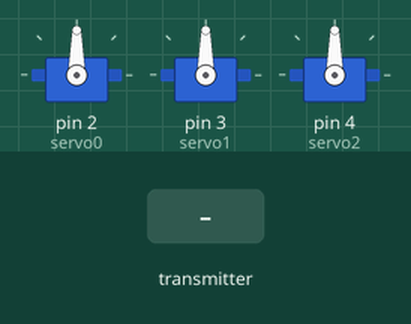
This sketch was run on a simulated Arduino Uno, built with avr-gcc and run on an emulated ATmega328P. On the bench: 3 × servo. The test bench sets the inputs (shaded band). No radio packets arrive unless stated.

Above: at 1.2 s.
1.3 s: the transmitter starts sending data.0 = 256
At 2.4 s:
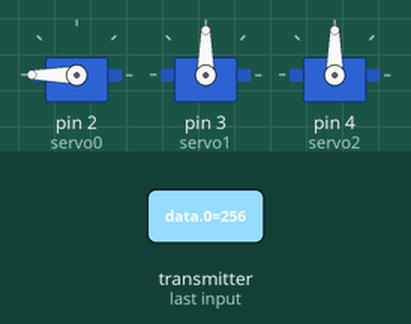
2.8 s: the transmitter starts sending data.1 = 256
At 3.5 s:
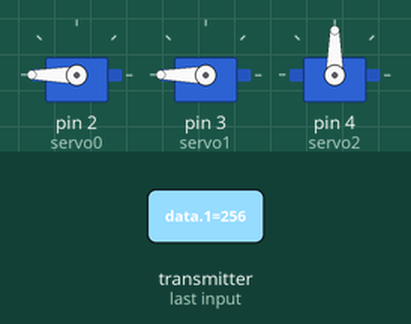
4.3 s: the transmitter starts sending data.2 = 256
At 4.7 s:
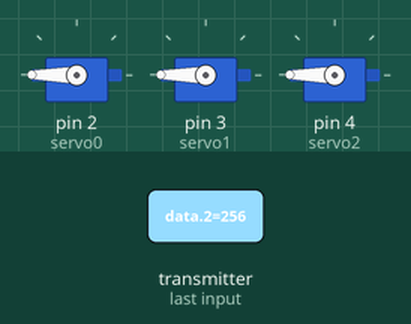
5.8 s: the transmitter starts sending data.0 = 0
At 7.0 s:
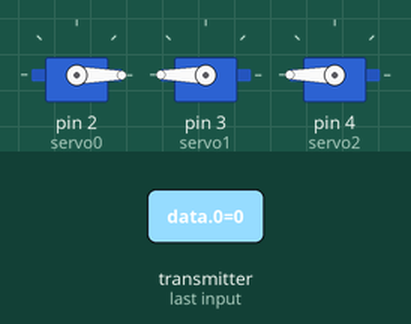
7.3 s: the transmitter starts sending data.1 = 0
At 8.1 s:
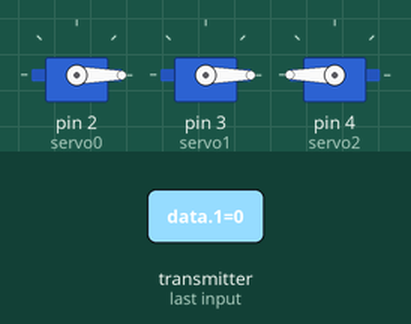
8.8 s: the transmitter starts sending data.2 = 0
At 9.3 s:
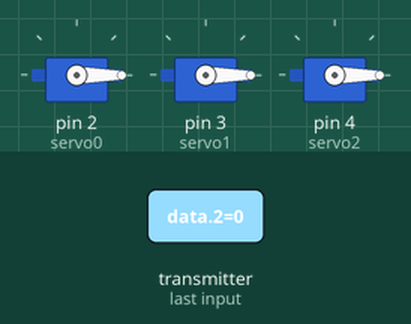
Timing chart, 0 to 11.3 s (numbered marks = the images above; inputs shaded):
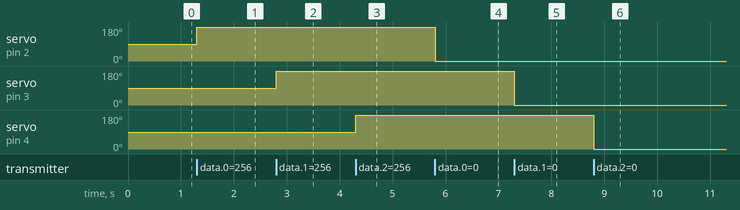

The sketch:

gyro_nrf_rx.ino
```cpp
/* This is the progrsm for the rx
 *  we are using 3 servos as the output
*/

#include <SPI.h>      //SPI library for communicate with the nRF24L01
#include "RF24.h"     //The main library of the nRF24L01
#include "Servo.h"

Servo servo0;
Servo servo1;
Servo servo2;

//Define packet for the direction
int data[3]; //Remember we sent 3 channels so we need to recieve 3 channels as well

//Define object from RF24 library
RF24 radio(8,7); // pins CE, CSN  on the arduino

const uint64_t pipe = 0xE8E8F0F0E1LL; // The addresss which is same as tx
int val0;
int val1;
int val2;
int pVal0; // These 3 extra variables are for storing last loop values so thst servo doesn't jitter
int pVal1;
int pVal2;

void setup()
{

    servo0.attach(2); // pin 2 for servo0
    servo1.attach(3); // pin 3 for servo1
    servo2.attach(4);

  radio.begin();                    //Start the nRF24 communicate
  radio.openReadingPipe(1, pipe);   //Sets the address of the transmitter to which the program will receive data.
  radio.startListening();
}

void loop()
{
    if (radio.available()){
    radio.read(data, sizeof(data));
    val0 = data[0];
    val1 = data[1];
    val2 = data[2];

    // Servo0
    if (val0 != pVal0)
    {
        servo0.write(val0);
        pVal0 = val0;
    }

    // Servo1
    if (val1 != pVal1)
    {
        servo1.write(val1);
        pVal1 = val1;
    }

     // Servo2
    if (val2 != pVal2)
    {
        servo2.write(val2);
        pVal2 = val2;
    }
  }

}
```

Measured:
- after the input at 1.3 s, servo on pin 2 (servo0): 90° → 180° at once
- after the input at 2.8 s, servo on pin 3 (servo1): 90° → 180° at once
- after the input at 4.3 s, servo on pin 4 (servo2): 90° → 180° at once
- after the input at 5.8 s, servo on pin 2 (servo0): 180° → 0° at once
- after the input at 7.3 s, servo on pin 3 (servo1): 180° → 0° at once
- after the input at 8.8 s, servo on pin 4 (servo2): 180° → 0° at once
